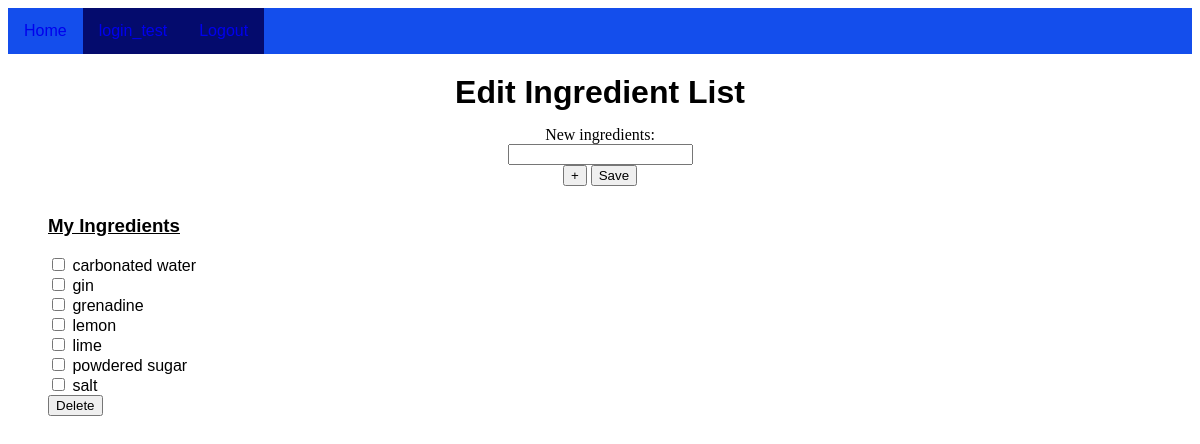
Page /account/ingredients (signed in) on the committed database.
### DrinkBeyondThePossible/models.py (models this page shows)
class Ingredient_List(models.Model):
    user = models.ForeignKey(User, on_delete=models.CASCADE)
    ingredient = models.CharField(max_length=50)
    class Meta:
        unique_together = ('user', 'ingredient')
        ordering = ['user']

### DrinkBeyondThePossible/views.py (the view, shortened to what this page needs)
# urls.py: path('account/ingredients', views.ingredientList, name='ingredientList'),
@login_required
def ingredientList(request):
    ingredients = Ingredient_List.objects.filter(user=request.user)
    context = {
        'activePage': 'Account',
        'ingredients': ingredients
    }
    return render(request, 'DrinkBeyondThePossible/ingredient_list.html', context=context)

### DrinkBeyondThePossible/templates/DrinkBeyondThePossible/ingredient_list.html (shortened to what this page needs)
{% extends "DrinkBeyondThePossible/home.html" %}
{% load static %}
{% block content %}
    <h1 class="centeredTitle">Edit Ingredient List</h1>
    <div class="centeredContainer" align="center">
        <form class="pure-form pure-form-stacked" action="{% url 'ingredientList' %}" method="POST">
            <label for="ingredients">New ingredients:</label>
            <div id="ingredients">
                <input style="display:block" type="text" name="ingredient">
            </div>
            <button id="addEntry" type="button">+</button>
            <button class="pure-button pure-button-primary" type="submit">Save</button>
        </form>
    </div>
        <div>
            <ul>
                <h3>My Ingredients</h3>
				{% if not ingredients %}
					No Ingredients saved!
				{% else %}
                    <form class="pure-form pure-form-stacked" action="{% url 'ingredientList' %}" method="POST">
                        {% for ingredient in ingredients %}
                            <div>
                                <input type="checkbox" name="delIngredient" id="ing_{{ ingredient.ingredient }}" value="{{ ingredient.ingredient }}">
                                <label style="display: inline" for="ing_{{ ingredient.ingredient }}">{{ ingredient.ingredient }}</label>
                            </div>
                        {% endfor %}
                        <button id="deleteIngredients" class="pure-button pure-button-primary" type="submit">Delete</button>
                    </form>
				{% endif %}
            </ul>
        </div>
{% endblock content %}

### DrinkBeyondThePossible/static/DrinkBeyondThePossible/style.css (style rules this page uses)
.centeredContainer { padding: 10px; margin: auto; width: auto; }
.centeredTitle { margin: auto; text-align: center; padding-top: 20px; padding-bottom: 5px; font-family: 'Trebuchet MS', 'Lucida Sans Unicode', 'Lucida Grande', 'Lucida Sans', Arial, sans-serif; }
.resultItem a, ul { font-family: 'Trebuchet MS', 'Lucida Sans Unicode', 'Lucida Grande', 'Lucida Sans', Arial, sans-serif; }

### DrinkBeyondThePossible/templates/DrinkBeyondThePossible/ingredient_list.html (style rules this page uses)
h3 { text-decoration: underline; }

### rows in the picture
Ingredient_List: ingredient "carbonated water"
Ingredient_List: ingredient "gin"
Ingredient_List: ingredient "grenadine"
Ingredient_List: ingredient "lemon"
Ingredient_List: ingredient "lime"
Ingredient_List: ingredient "powdered sugar"
Ingredient_List: ingredient "salt"
